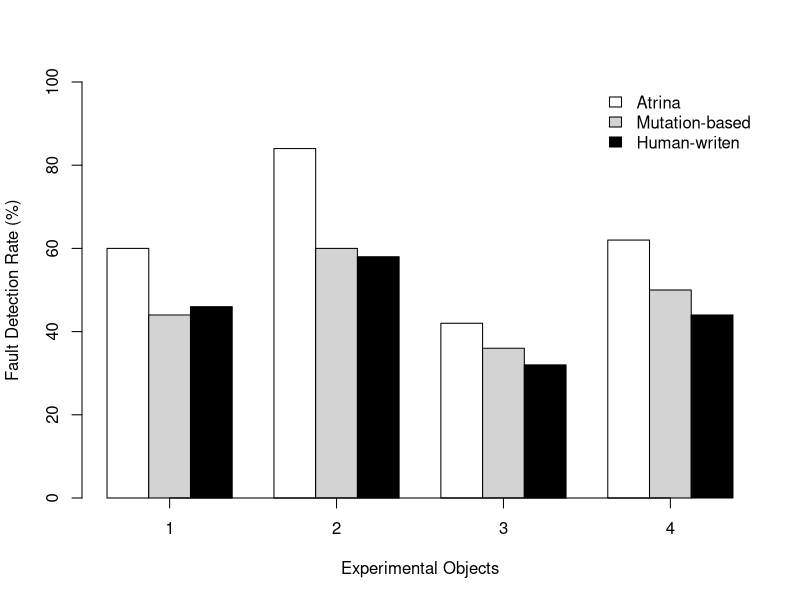

Write R code to recreate this figure.
data <- read.csv(file="../data/faultDetectionRate.txt", header=T)

pdf("barplot-faultDetectionRate.pdf")

x <- data$appId
atrinaY<-data$atrina
mutationY<-data$mutation
manualY<-data$manual

height <- rbind(atrinaY, mutationY, manualY)



#colors <- grey.colors(3, start = 0.8, end = 0.4, gamma = 2.2)

colors<-c("white", "lightgray", "black")

mp <- barplot(height, beside = TRUE, 
ylim = c(0, 100), ylab="Fault Detection Rate (%)", xlab="Experimental Objects", col=colors)



myaxis <- c(2.5, 6.5, 10.5, 14.5)
myaxislab <- c(1, 2, 3, 4)  

labels <- c('Atrina', 'Mutation-based', 'Human-writen')
#inset <- c(0.1, 0.1)
axis(1, at = myaxis, labels = myaxislab, cex.axis = 1)
legend("topright", labels, fill=colors, bty="n")
dev.off()